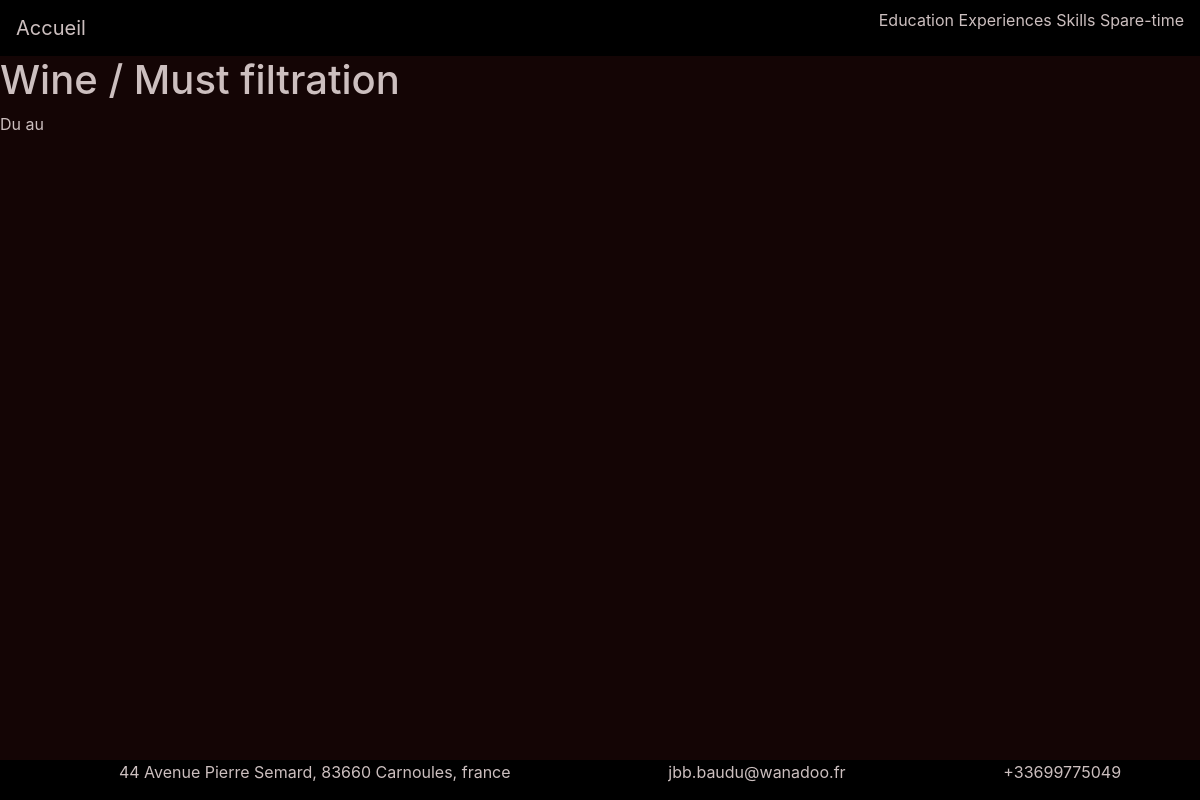
Screenshot of /experience/wine-must-filtration/ with the database file from the repository.
### cv/models.py (models this page shows, shortened)
class Experience(models.Model):
    title = models.CharField(max_length=100)
    slug = models.SlugField(max_length=100)
    address = models.TextField(null=True, blank=True, max_length=100)
    short_desc = models.TextField(null=True, blank=True, max_length=100)
    content = models.TextField(null=True, blank=True, max_length=3000)
    start_the = models.CharField(
        null=True, blank=True, max_length=100, verbose_name="Date de debut")
    end_the = models.CharField(
        null=True, blank=True, max_length=100, verbose_name="Date de fin")
    cover = models.ImageField(null=True, blank=True, upload_to="articles")
    category = models.ForeignKey(
        Category, on_delete=models.CASCADE, null=False)

class User(models.Model):
    name = models.CharField(max_length=50)
    firstName = models.CharField(max_length=50)
    address = models.CharField(max_length=50)
    mail = models.EmailField(max_length=50)
    phone = PhoneNumberField(max_length=20)

### cv/views.py (the view)
# urls.py: url(r'^experience/(?P<slug>[-\w]+)/$', XpView.as_view(), name='experience-detail'),
class XpView(DetailView):
    model = Experience
    def get_context_data(self, **kwargs):
        context = DetailView.get_context_data(self, **kwargs)
        context["users"] = User.objects.all()
        context["categories"] = Category.objects.all()
        return context

### cv/templates/cv/experience_detail.html (shortened to what this page needs)
{%extends "cv/base.html"%}
{% load static %}
{%block content%}
<h1>{{experience.title}}</h1>
{%if experience.start_the != empty%}
<p>Du {{experience.start_the | date:"SHORT_DATE_FORMAT"}} au {{experience.end_the | date:"SHORT_DATE_FORMAT"}}</p>
{%else%}
<p>{{experience.content | safe}}</p>
{%endif%}
{%endblock%}

### cv/templates/cv/footer.html (shortened to what this page needs)
{% load static %}
<footer class="fixed-bottom">
    <ul>
        {%for user in users %}
        <li>{{user.address}}</li>
        <li>{{user.mail}}</li>
        <li>{{user.phone}}</li>
        {% endfor %}
    </ul>
</footer>

### cv/static/css/style.css (style rules this page uses)
body { background-color: #140505; color: #ccbfbf; }
body footer { width: 100%; background-color: black; }
body footer ul { display: flex; color: #ccbfbf; justify-content: space-around; }
body footer ul li { display: inline-block; }

### rows the page displays
Experience: title "Wine / Must filtration"
User: address "44 Avenue Pierre Semard, 83660 Carnoules, france", mail "jbb.baudu@wanadoo.fr", phone "+33699775049"
